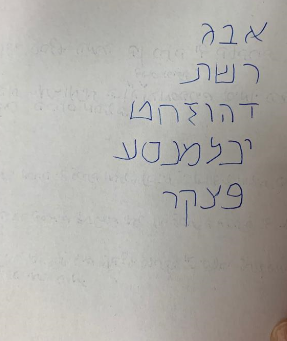
#> input picture test_images/Capture5.PNG, 287 x 341 px, found by its file name
$ python extrect_text_from_image.py
#> lines starting #> are read from the running program, lines starting #| are printed output that depends on the picture; after the words box and inside, x2 and y2 are one past the last pixel; in counts of white or black regions, pixels touching at a corner belong together
import cv2
import pytesseract
from matplotlib import pyplot as plt
import numpy as np
pytesseract.pytesseract.tesseract_cmd =  r"C:\Program Files\Tesseract-OCR\tesseract.exe"

img = cv2.imread(r"C:\Users\Adi Rosental\Documents\she_code\shecode_final_project\test_images\Capture5.PNG", 0)
#> img: shape (341, 287); min 0, max 213, mean 173.4
cv2.imshow("img",img )
cv2.waitKey(0)
#img = cv2.cvtColor(img, cv2.COLOR_BGR2GRAY)

#print(pytesseract.image_to_string(img))
_, binary_thresh = cv2.threshold(img, 120,255, cv2.THRESH_BINARY_INV)
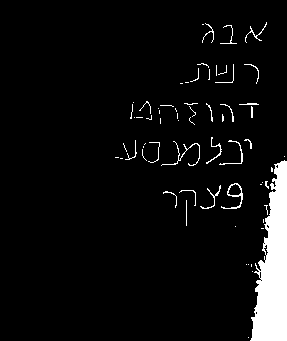
#> binary_thresh: shape (341, 287); 5.7% white; 66 white regions (43 under 20 px), largest, box (x1, y1, x2, y2) and area: (250, 160, 287, 341) 4278, (221, 183, 243, 209) 122, (161, 141, 200, 166) 118

kernal = np.ones((2,2), np.uint8)
dilation = cv2.dilate(binary_thresh, kernal , iterations=1)
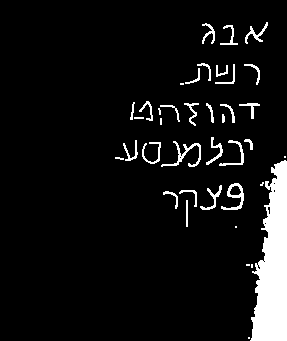
#> dilation: shape (341, 287); 7.2% white; 39 white regions (10 under 20 px), largest, box (x1, y1, x2, y2) and area: (250, 160, 287, 341) 4488, (161, 141, 201, 167) 250, (221, 183, 244, 210) 211
erosion = cv2.erode(binary_thresh, kernal, iterations=2)
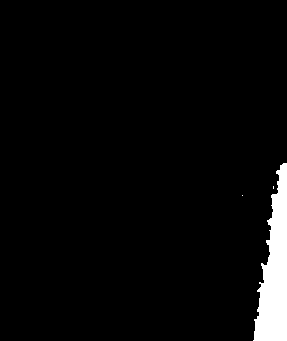
#> erosion: shape (341, 287); 3.7% white; 3 white regions (2 under 20 px), largest, box (x1, y1, x2, y2) and area: (253, 163, 287, 341) 3656
#th2 = cv2.adaptiveThreshold(img, 255, cv2.ADAPTIVE_THRESH_MEAN_C, cv2.THRESH_BINARY, 15, 22)


ret, thresh = cv2.threshold(img, 127, 255, 0)
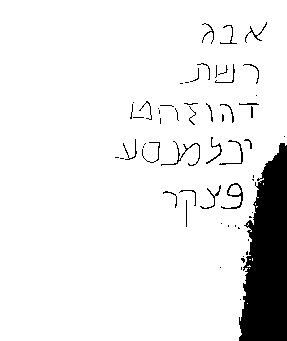
#> thresh: shape (341, 287); 91.5% white; 60 black regions (35 under 20 px)
contours, hierarchy = cv2.findContours(thresh, cv2.RETR_TREE, cv2.CHAIN_APPROX_NONE)
#> contours = 137 contours, 102 with area under 20; largest, box (x1, y1, x2, y2) and area: (0, 0, 287, 341) 90308, (220, 182, 244, 210) 276, (218, 139, 244, 166) 132, (205, 136, 223, 165) 109, (219, 24, 238, 45) 92
print("number of contuers:"+str(len(contours)))
#| number of contuers:137
img_copy = np.array(img[:])
drawContours = cv2.drawContours(img_copy, contours, -1, (0, 255, 0), 1)
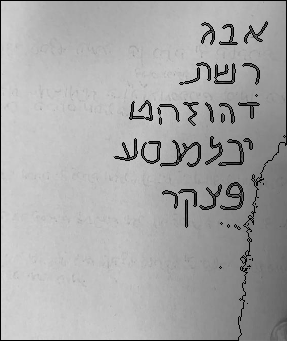
#> drawContours: shape (341, 287); min 0, max 213, mean 167.6
_, thresh_drawContours = cv2.threshold(drawContours, 127, 255, cv2.THRESH_BINARY_INV)
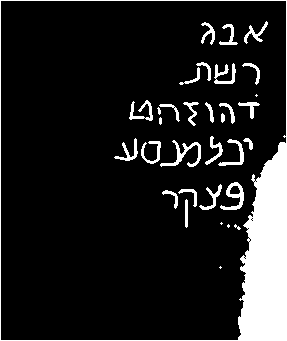
#> thresh_drawContours: shape (341, 287); 12% white; 33 white regions (6 under 20 px), largest, box (x1, y1, x2, y2) and area: (0, 0, 287, 341) 8326, (160, 140, 201, 167) 316, (220, 182, 244, 210) 263

titles = ["image", "binary_thresh", "dilation","erosion", "find contours"]
images = [img, binary_thresh, dilation, erosion, thresh_drawContours]


for i in range(5):
    plt.subplot(2,3,i+1), plt.imshow(images[i], 'gray')
    plt.title(titles[i])
    plt.xticks([]), plt.yticks([])

plt.show()


cv2.waitKey(0)
cv2.destroyAllWindows()

# [12 lines of commented-out code are left out]
#> (the run stopped early here; a loop or call above may not have finished)

$ run again, with test_images/Capture1.PNG copied over test_images/Capture5.PNG
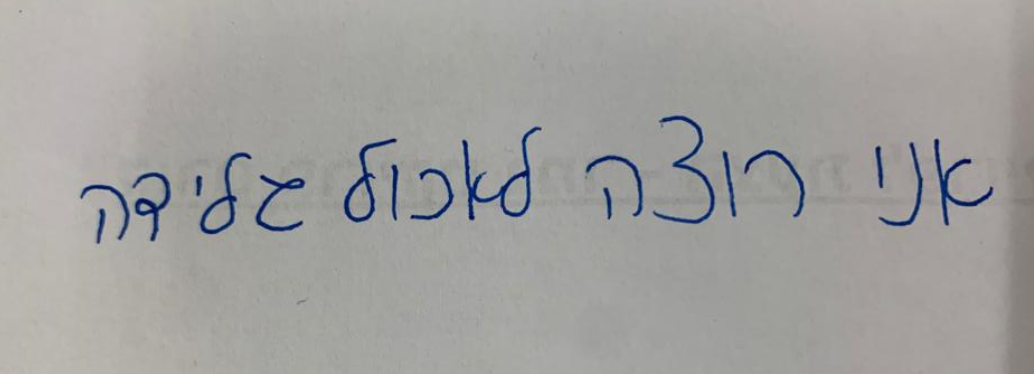
#> input picture test_images/Capture1.PNG, 1034 x 374 px, found by its file name
#> binary_thresh: shape (374, 1034); 2.7% white; 21 white regions (3 under 20 px), largest, box (x1, y1, x2, y2) and area: (462, 127, 542, 221) 1389, (653, 115, 715, 224) 1023, (934, 139, 993, 226) 906
#> dilation: shape (374, 1034); 3.4% white; 21 white regions (3 under 20 px), largest, box (x1, y1, x2, y2) and area: (462, 127, 543, 222) 1745, (653, 115, 716, 225) 1306, (934, 139, 994, 227) 1124
#> erosion: shape (374, 1034); 1.3% white in thin lines or dots, all inside (x1, y1, x2, y2) = (84, 117, 993, 243)
#> `ret, thresh = cv2.threshold(img, 127, 255, 0)`:
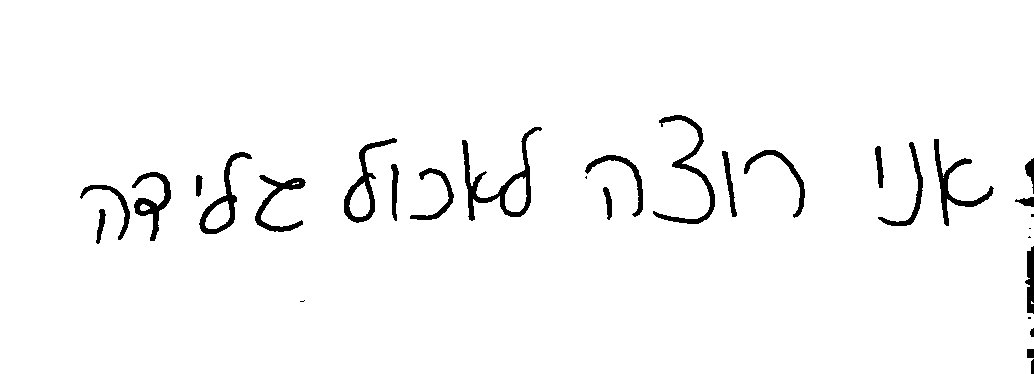
#> thresh: shape (374, 1034); 97% white; 30 black regions (6 under 20 px)
#> contours = 32 contours, 9 with area under 20; largest, box (x1, y1, x2, y2) and area: (0, 0, 1034, 374) 384417, (461, 126, 543, 222) 2270, (343, 137, 398, 224) 1550, (198, 151, 253, 235) 1447, (652, 114, 716, 225) 1292
#| number of contuers:32
#> `_, thresh_drawContours = cv2.threshold(drawContours, 127, 255, cv2.THR..`:
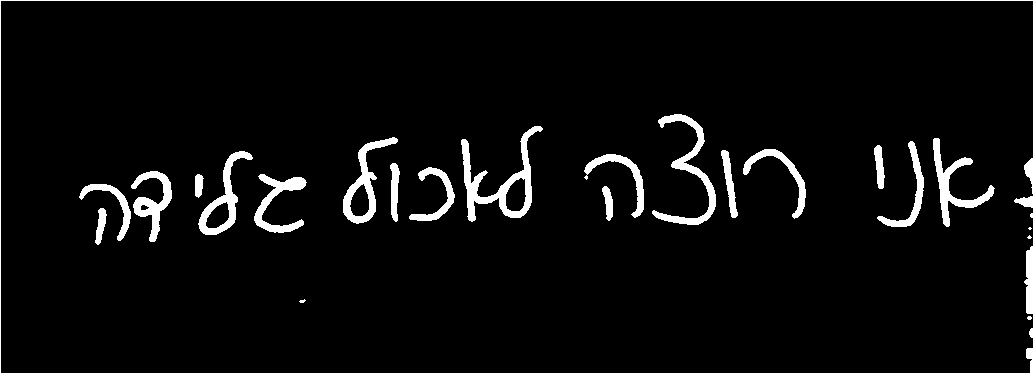
#> thresh_drawContours: shape (374, 1034); 4.8% white; 23 white regions (4 under 20 px), largest, box (x1, y1, x2, y2) and area: (0, 0, 1034, 374) 3735, (461, 126, 543, 222) 2001, (652, 114, 716, 225) 1502

$ run again, with test_images/Capture15.PNG copied over test_images/Capture5.PNG
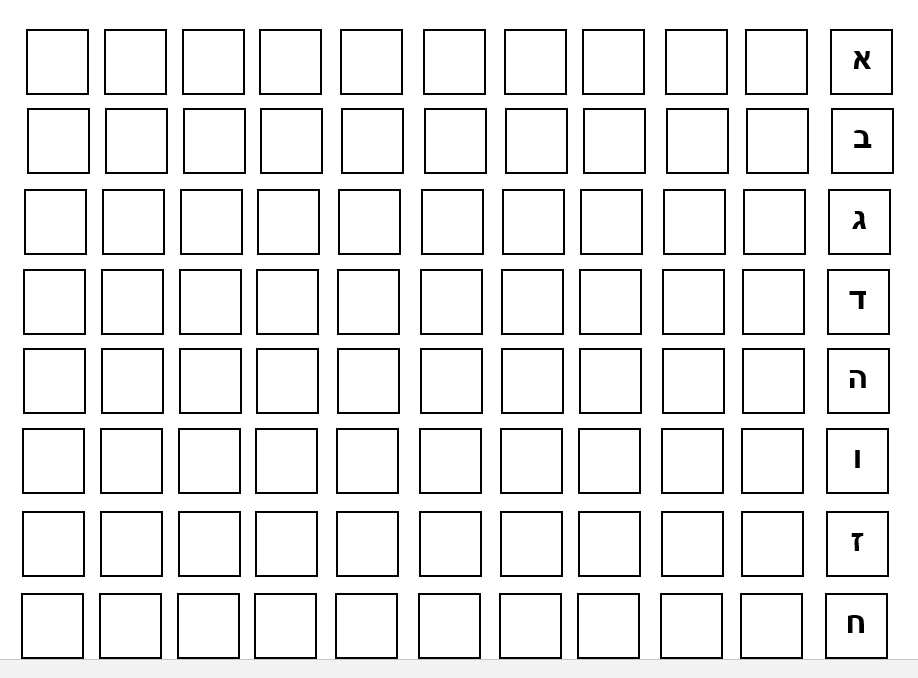
#> input picture test_images/Capture15.PNG, 918 x 678 px, found by its file name
#> img is the input picture: shape (678, 918); min 0, max 255, mean 236.1
#> `_, binary_thresh = cv2.threshold(img, 120,255, cv2.THRESH_BINARY_INV)`:
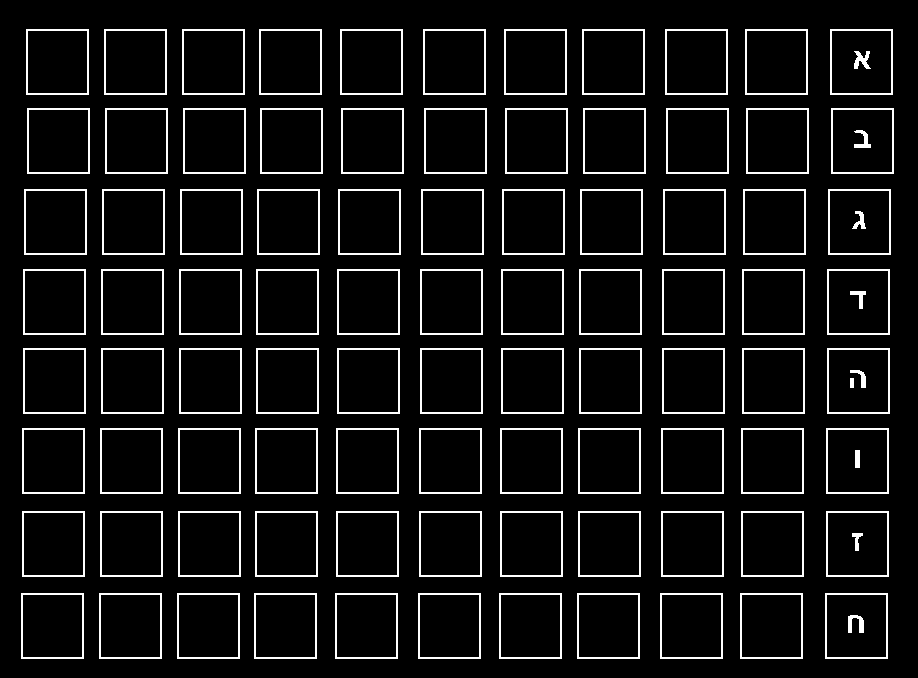
#> binary_thresh: shape (678, 918); 7.2% white in thin lines or dots, all inside (x1, y1, x2, y2) = (21, 29, 894, 659)
#> dilation: shape (678, 918); 10.8% white; 97 white regions, largest, box (x1, y1, x2, y2) and area: (26, 29, 90, 96) 750, (104, 29, 168, 96) 750, (182, 29, 246, 96) 750
#> erosion: shape (678, 918); 0.07% white in thin lines or dots, all inside (x1, y1, x2, y2) = (850, 53, 871, 633)
#> contours = 186 contours; largest, box (x1, y1, x2, y2) and area: (0, 0, 918, 678) 620809, (824, 592, 889, 660) 4286, (739, 592, 804, 660) 4286, (659, 592, 724, 660) 4286, (576, 592, 641, 660) 4286
#| number of contuers:186
#> `_, thresh_drawContours = cv2.threshold(drawContours, 127, 255, cv2.THR..`:
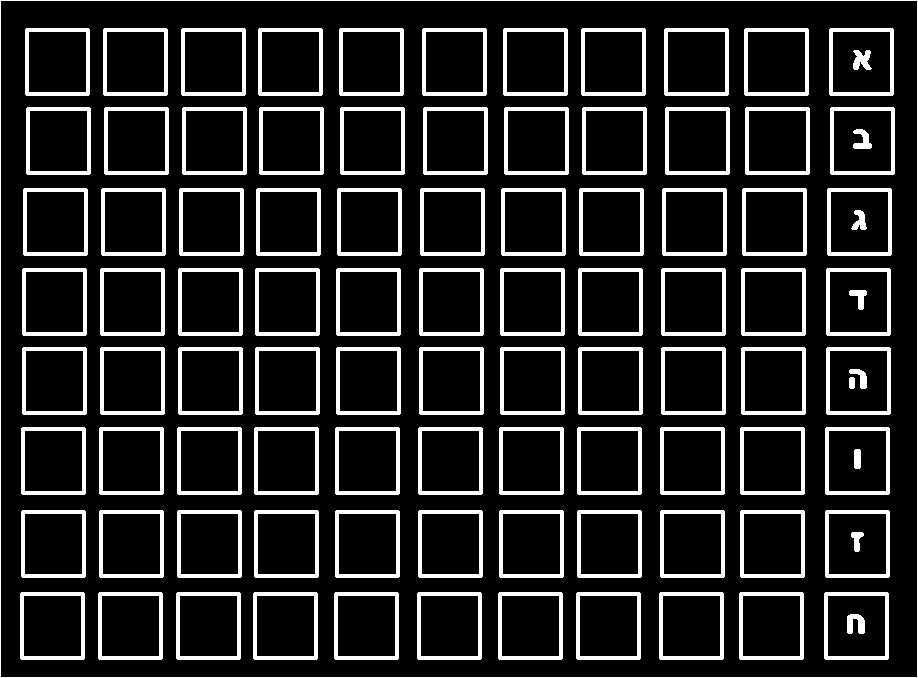
#> thresh_drawContours: shape (678, 918); 14.9% white; 98 white regions, largest, box (x1, y1, x2, y2) and area: (0, 0, 918, 678) 3188, (25, 28, 90, 96) 996, (103, 28, 168, 96) 996

$ run again, with test_images/Capture16.PNG copied over test_images/Capture5.PNG
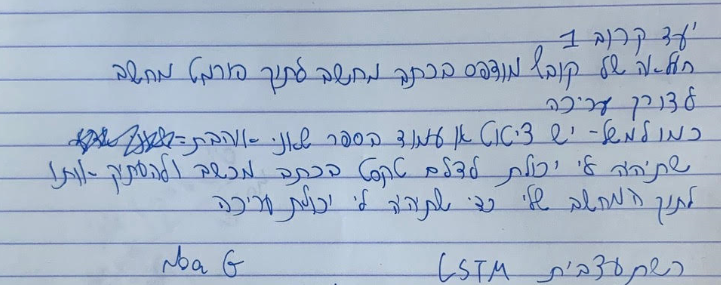
#> input picture test_images/Capture16.PNG, 721 x 285 px, found by its file name
#> binary_thresh: shape (285, 721); 4.9% white in thin lines or dots
#> dilation: shape (285, 721); 9.4% white in thin lines or dots
#> erosion: shape (285, 721); 0.02% white in thin lines or dots, all inside (x1, y1, x2, y2) = (79, 37, 677, 273)
#> `ret, thresh = cv2.threshold(img, 127, 255, 0)`:
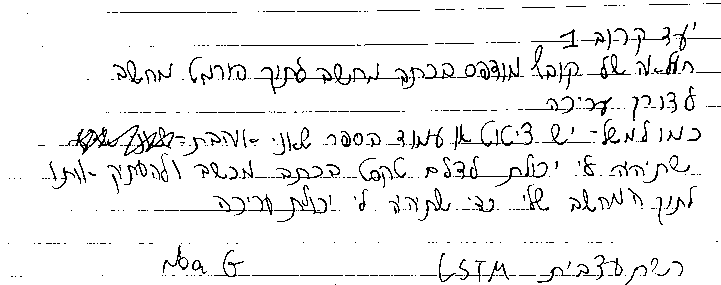
#> thresh: shape (285, 721); 94% white; black in thin lines or dots
#> contours = 636 contours, 405 with area under 20; largest, box (x1, y1, x2, y2) and area: (0, 0, 721, 285) 204273, (253, 56, 336, 95) 563, (333, 62, 401, 86) 491, (134, 126, 175, 155) 425, (586, 53, 632, 80) 317
#| number of contuers:636
#> `_, thresh_drawContours = cv2.threshold(drawContours, 127, 255, cv2.THR..`:
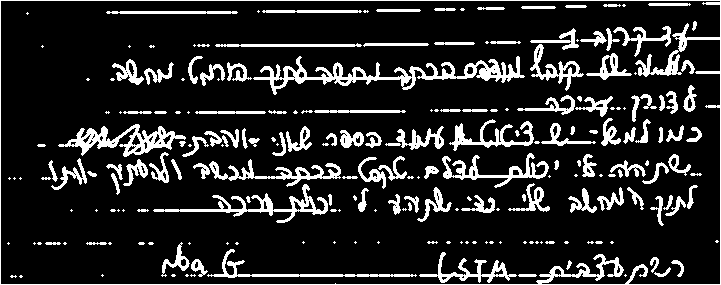
#> thresh_drawContours: shape (285, 721); 15% white; 222 white regions (92 under 20 px), largest, box (x1, y1, x2, y2) and area: (0, 0, 721, 285) 3749, (253, 56, 525, 95) 2630, (58, 124, 186, 157) 1503
